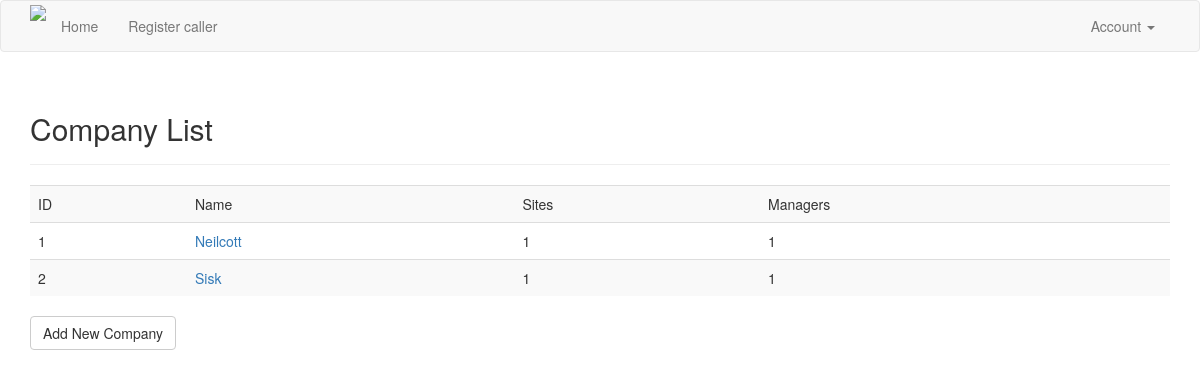
The app's page /company/ (signed in) with its own data.
### app/models.py (models this page shows, shortened)
class Company(db.Model):
    __tablename__ = 'company'
    id = db.Column(db.Integer, primary_key=True)
    name = db.Column(db.String(64))
    sites = db.relationship('Site', backref='company', lazy='dynamic')
    managers = db.relationship('SiteManager', backref='company', lazy='dynamic')
    class Meta:
        ordering = (('id', 'desc'),)

### app/company/views.py (the view)
@company.route('/')
@login_required
def company_index():
    companies = Company.query.order_by(Company.name.asc())
    return render_template('company/index.html', companies=companies)

### app/models.py (called while the page is built)
@login_manager.user_loader
def load_user(staff_id):
    return Staff.query.get(int(staff_id))

### app/templates/company/index.html
{% extends "base.html" %}
{% block page_content %}
<div class="page-header">
<h2>Company List</h2>
</div>
<table class="table table-striped">
<tr>
    <td>ID</td>
    <td>Name</td>
    <td>Sites</td>
    <td>Managers</td>
</tr>
{% for company in companies  %}
<tr>
    <td>{{ company.id }}</td>
    <td><a href="{{ url_for('company.company_profile', type='id', value=company.id) }}">{{ company.name }}</a></td>
    <td>{{ company.sites.count() }}</td>
    <td>{{ company.managers.count() }}</td>
</tr>
{% endfor %}
</table>
<a class="btn btn-default" href="{{ url_for('company.new_company') }}">Add New Company</a>
{% endblock %}

### records on screen
Company: id "1", name "Neilcott", sites.count "1", managers.count "1"
Company: id "2", name "Sisk", sites.count "1", managers.count "1"
